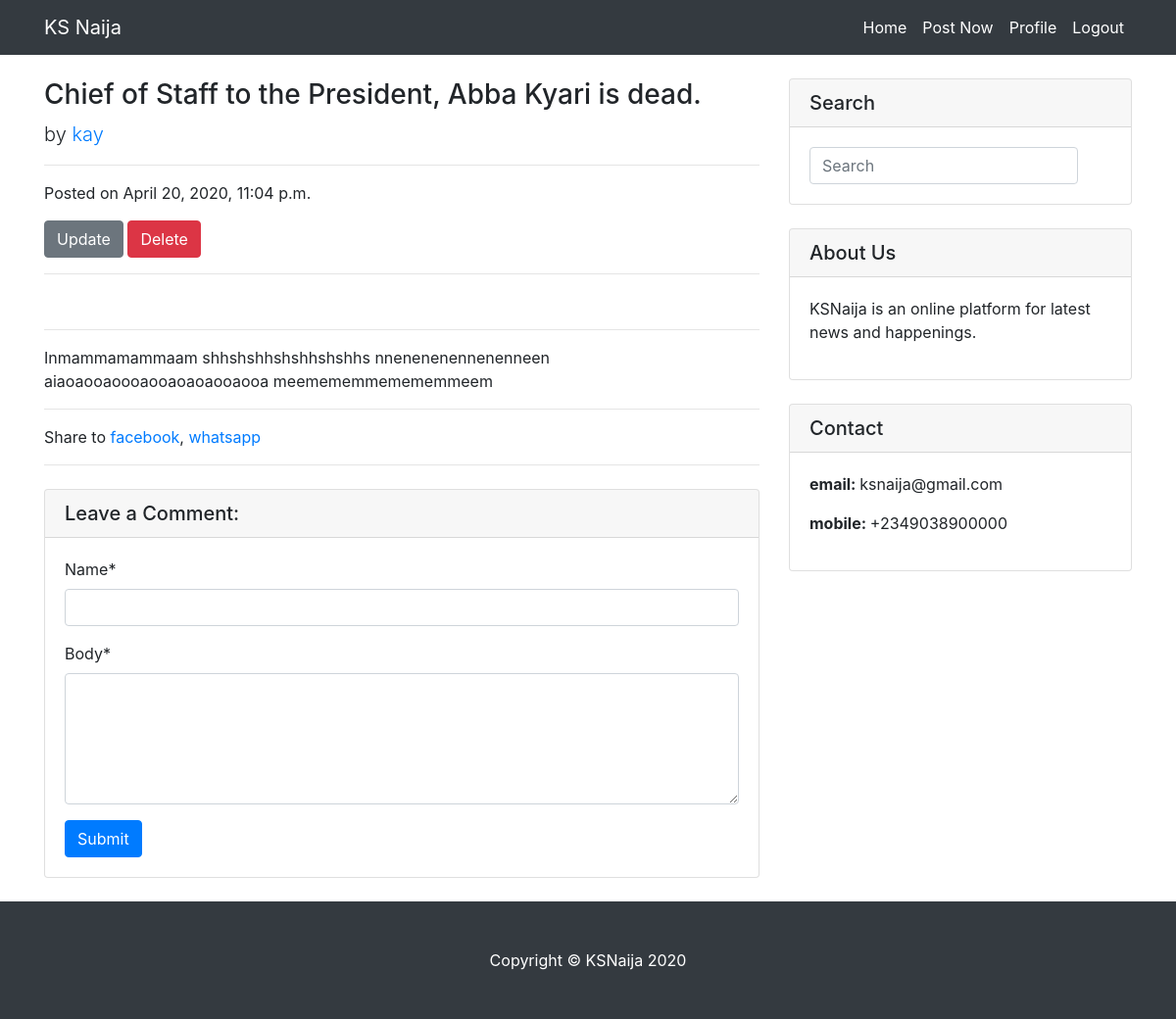
The app's page /post/2/ (signed in), older data.
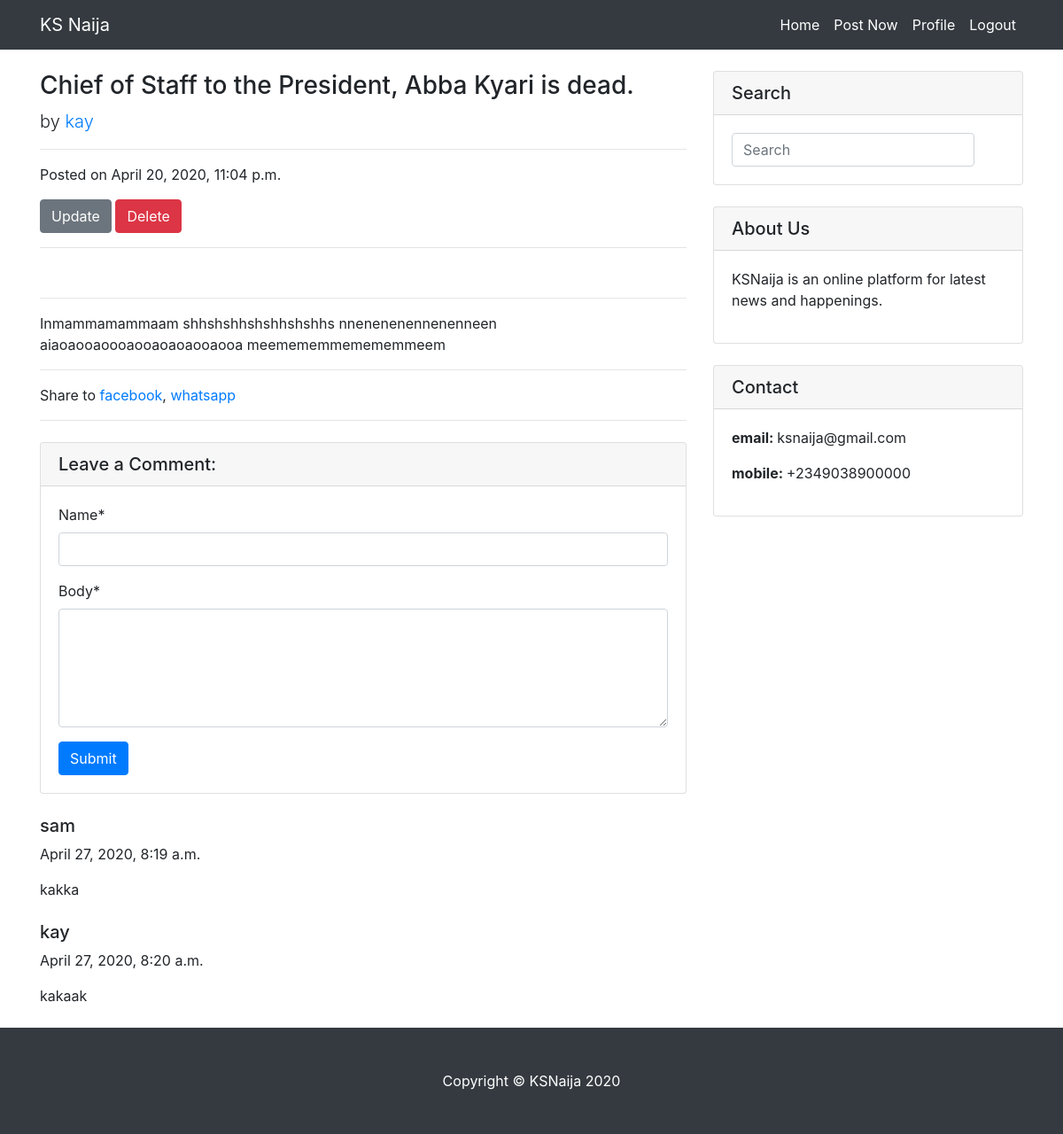
The same page, newer data.
### blog/models.py (models this page shows, shortened)
class Comment(models.Model):
    name = models.CharField(max_length=100)
    body = models.TextField()
    post = models.ForeignKey(Post, related_name='comments', on_delete=models.CASCADE)
    added_date = models.DateTimeField(auto_now_add=True)
    active = models.BooleanField(default=True)

### blog/views.py (the view)
# urls.py: path('post/<int:pk>/', PostDetail, name='post-detail'),
@login_required
def PostDetail(request, pk):
    post = get_object_or_404(Post, pk=pk)
    comments = post.comments.filter(active=True)
    new_comment = None
    if request.method == 'POST':
        comment_form = CommentForm(data=request.POST)
        if comment_form.is_valid():
            new_comment = comment_form.save(commit=False)
            new_comment.post = post
            new_comment.save()
    else:
        comment_form = CommentForm()
    context = {
        'post': post,
        'comments': comments,
        'new_comment': new_comment,
        'comment_form': comment_form
    }
    return render(request, 'blog/detail.html', context)

### blog/forms.py
class CommentForm(forms.ModelForm):
    class Meta:
        model = Comment
        fields = ['name', 'body']
        widgets = {'body': forms.Textarea(attrs={'cols': 20, 'rows': 5})}

### blog/models.py (called while the page is built)
    def get_absolute_url(self):
        return reverse('post-detail', kwargs={'pk': self.pk})

### blog/templates/blog/detail.html (shortened to what this page needs)
{% extends 'blog/base.html' %}
{% block content %}
    {% load thumbnail %}
    {% load crispy_forms_tags %}
      <div class="col-lg-8">
        <h3 class="mt-4">{{ post.title }}</h3>
        <p class="lead">
          by
          <a href="{% url 'user-post' post.author.username %}">{{ post.author }}</a>
        </p>
        <hr>
        <p>Posted on {{ post.date }}</p>
      {% if post.author == user %}
              <a href="{% url 'update' post.pk %}" class="btn btn-secondary">Update</a>
              <a href="{% url 'delete' post.pk %}" class="btn btn-danger">Delete</a>
          {% endif %}
        <hr>
        <hr>
        <p>{{ post.content }}</p>
        <hr>
      <p>Share to <a href="https://www.facebook.com/sharer.php?href={{ post.get_absolute_url }}">facebook</a>,
       <a href="https://wa.me/?text={{ post.get_absolute_url }}">whatsapp</a></p>
      <hr>
        <div class="card my-4">
      {% if new_comment %}
            <h5>Your comment has been added</h5>
            {% else %}
          <h5 class="card-header">Leave a Comment:</h5>
          <div class="card-body">
            <form method="POST"> {% csrf_token %}
                {{ comment_form|crispy }}
              <button type="submit" class="btn btn-primary">Submit</button>
            </form>
          </div>
        {% endif %}
        </div>
      {% for comment in comments %}
      <div class="media mb-4">
          <div class="media-body">
            <h5 class="mt-0">{{ comment.name }}</h5>
              <p>{{ comment.added_date }}</p>
            {{ comment.body }}
          </div>
      </div>
      {% endfor %}
          </div>
{% endblock %}

Row changes from the older to the newer data that the page shows:
added Comment: name "sam", added_date "April 27, 2020, 8:19 a.m.", body "kakka"
added Comment: name "kay", added_date "April 27, 2020, 8:20 a.m.", body "kakaak"
